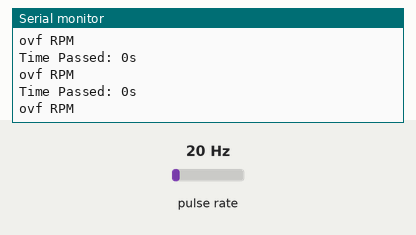
Simulated run of this sketch. Board: Arduino Uno, built with avr-gcc and run on an emulated ATmega328P. Shown: the last lines printed to the serial monitor. Wiring (inferred from the names in the program): pulse sensor: data pin 2. The test bench sets the inputs (shaded band); at power-on: pulse rate 20 Hz.

Above: at 1.2 s.
1.3 s: pulse rate (sensor on pin 2) set to 4 Hz
At 3.3 s:
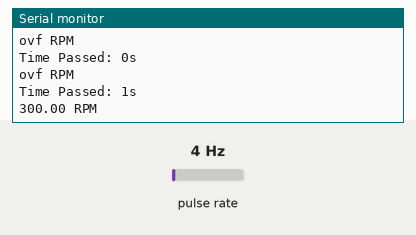
4.3 s: pulse rate (sensor on pin 2) set to 6 Hz
At 5.3 s:
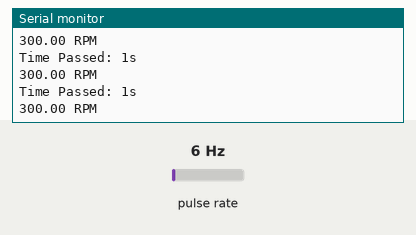

The sketch:

test_interput.ino
```cpp
int sensorPin = 2;      // Interrupt pin on UNO (adjust according to your board)
unsigned long value = 0;  // Counter for the number of hall trips
int hall_thresh = 5;     // Set number of hall trips to trigger RPM reading

unsigned long startTime = 0;  // Start time for RPM calculation

void setup() {
  Serial.begin(9600);        // Initialize serial communication at 9600 baud rate

  pinMode(sensorPin, INPUT); // Set sensorPin as input

  Serial.println("MP8511 example");

  // Attach an interrupt to sensorPin; call addValue function on RISING edge
  attachInterrupt(digitalPinToInterrupt(sensorPin), addValue, RISING);
}

void loop() {
  if (value >= hall_thresh) { // Check if the number of hall trips meets the threshold
    unsigned long endTime = micros();  // Get the current time in microseconds
    unsigned long time_passed = ((endTime - startTime) / 1000000.0); // Calculate time passed in seconds
    Serial.print("Time Passed: ");
    Serial.print(time_passed);
    Serial.println("s");

    // Calculate RPM: (Number of trips / Time passed in seconds) * 60
    float rpm_val = (value / time_passed) * 60.0;
    Serial.print(rpm_val);
    Serial.println(" RPM");

    value = 0;               // Reset the trip counter
    startTime = micros();    // Reset the start time for the next measurement
  }
}

// Interrupt service routine to increment the trip counter
void addValue() {
  value++;
}
```

Measured:
- after the input at 1.3 s, the serial monitor: prints a new line after 1.0 s (image 1)
